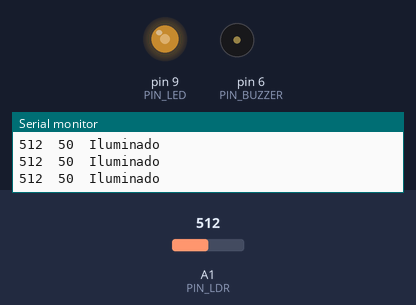
Simulated run of this sketch. Board: Arduino Uno, built with avr-gcc and run on an emulated ATmega328P. On the bench: output pins drawn as LEDs (lit = HIGH), buzzer (waves = sounding), the last lines printed to the serial monitor. Inputs (shaded band) come from the test bench; at power-on: A1 (PIN_LDR) = 512.

Above: at 1.2 s.
1.3 s: A1 (PIN_LDR) set to 498
At 2.5 s:
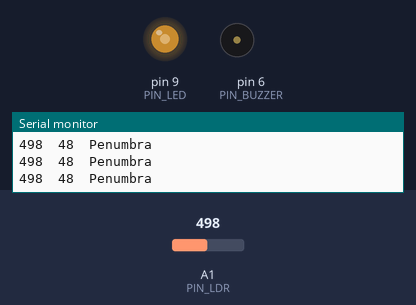
2.9 s: A1 (PIN_LDR) set to 212
At 3.9 s:
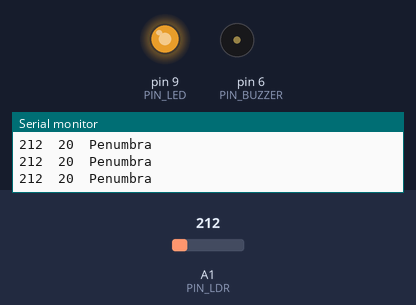
4.5 s: A1 (PIN_LDR) set to 192
At 4.66 s:
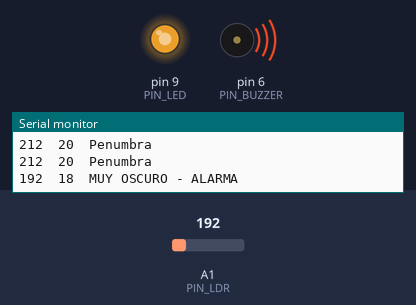
7.5 s: A1 (PIN_LDR) set to 900
At 8.0 s:
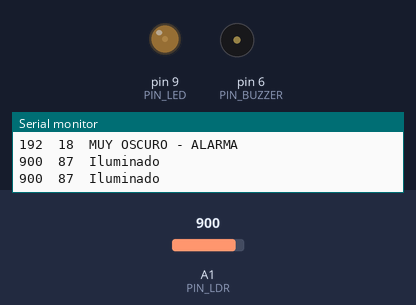
9.1 s: A1 (PIN_LDR) set to 1023
At 10.6 s:
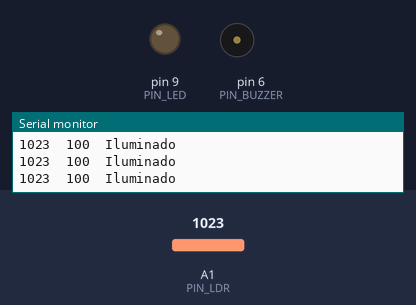
Timing chart, 0 to 11.7 s (numbered marks = the images above; inputs shaded):
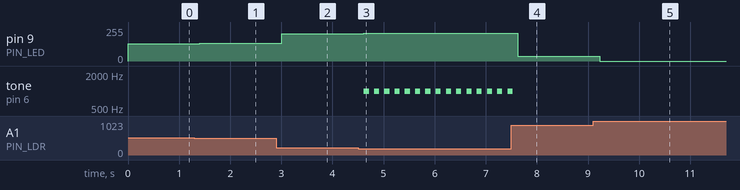

The sketch:

Lab04_LDR_Luz.ino
```cpp
const int PIN_LDR = A1;
const int PIN_LED = 9;
const int PIN_BUZZER = 6;

void setup() {
  Serial.begin(9600);
  Serial.println("LDR_raw\tLuz%\tEstado");
}

void loop() {
  int lectura_ldr = analogRead(PIN_LDR);

  // Convertir lectura ADC a porcentaje de luz
  int luz_pct = map(lectura_ldr, 0, 1023, 0, 100);

  // LED encendido más fuerte cuando hay menos luz
  int brillo_led = map(luz_pct, 0, 100, 255, 0);
  analogWrite(PIN_LED, brillo_led);

  String estado;
  if (luz_pct < 20) {
    estado = "MUY OSCURO - ALARMA";
    tone(PIN_BUZZER, 1000, 100);
  } else if (luz_pct < 50) {
    estado = "Penumbra";
  } else {
    estado = "Iluminado";
  }

  Serial.print(lectura_ldr);
  Serial.print("\t");
  Serial.print(luz_pct);
  Serial.print("\t");
  Serial.println(estado);

  delay(200);
}
```

Measured:
- the behaviour switches between 205 and 204 on A1 (PIN_LDR) (found by bisection; images 2 and 3)
- after the input at 1.3 s, pin 9 (PIN_LED): 128/255 → 133/255 after 0.11 s
- after the input at 2.9 s, pin 9 (PIN_LED): 133/255 → 204/255 after 0.11 s
- after the input at 4.5 s, pin 9 (PIN_LED): 204/255 → 210/255 after 0.12 s; tone on pin 6 (PIN_BUZZER): alternates 1000 Hz for 0.10 s and silent for 0.10 s, starting after 0.12 s
- after the input at 7.5 s, pin 9 (PIN_LED): 210/255 → 34/255 after 0.13 s; tone on pin 6 (PIN_BUZZER): goes on until 7.5 s, then stays silent
- after the input at 9.1 s, pin 9 (PIN_LED): 34/255 → 0/255 after 0.13 s
